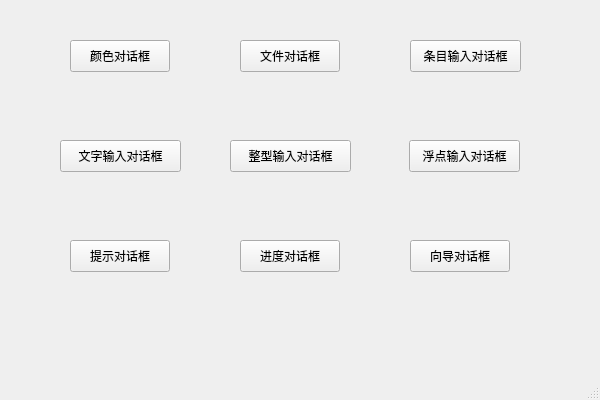
<?xml version="1.0" encoding="UTF-8"?>
<ui version="4.0">
 <class>MainWindow</class>
 <widget class="QMainWindow" name="MainWindow">
  <property name="geometry">
   <rect>
    <x>0</x>
    <y>0</y>
    <width>600</width>
    <height>400</height>
   </rect>
  </property>
  <property name="windowTitle">
   <string>MainWindow</string>
  </property>
  <widget class="QWidget" name="centralwidget">
   <widget class="QPushButton" name="pushButton">
    <property name="geometry">
     <rect>
      <x>70</x>
      <y>40</y>
      <width>100</width>
      <height>32</height>
     </rect>
    </property>
    <property name="text">
     <string>颜色对话框</string>
    </property>
   </widget>
   <widget class="QPushButton" name="pushButton_2">
    <property name="geometry">
     <rect>
      <x>240</x>
      <y>40</y>
      <width>100</width>
      <height>32</height>
     </rect>
    </property>
    <property name="text">
     <string>文件对话框</string>
    </property>
   </widget>
   <widget class="QPushButton" name="pushButton_3">
    <property name="geometry">
     <rect>
      <x>410</x>
      <y>40</y>
      <width>111</width>
      <height>32</height>
     </rect>
    </property>
    <property name="text">
     <string>条目输入对话框</string>
    </property>
   </widget>
   <widget class="QPushButton" name="pushButton_4">
    <property name="geometry">
     <rect>
      <x>60</x>
      <y>140</y>
      <width>121</width>
      <height>32</height>
     </rect>
    </property>
    <property name="text">
     <string>文字输入对话框</string>
    </property>
   </widget>
   <widget class="QPushButton" name="pushButton_5">
    <property name="geometry">
     <rect>
      <x>230</x>
      <y>140</y>
      <width>121</width>
      <height>32</height>
     </rect>
    </property>
    <property name="text">
     <string>整型输入对话框</string>
    </property>
   </widget>
   <widget class="QPushButton" name="pushButton_6">
    <property name="geometry">
     <rect>
      <x>409</x>
      <y>140</y>
      <width>111</width>
      <height>32</height>
     </rect>
    </property>
    <property name="text">
     <string>浮点输入对话框</string>
    </property>
   </widget>
   <widget class="QPushButton" name="pushButton_7">
    <property name="geometry">
     <rect>
      <x>70</x>
      <y>240</y>
      <width>100</width>
      <height>32</height>
     </rect>
    </property>
    <property name="text">
     <string>提示对话框</string>
    </property>
   </widget>
   <widget class="QPushButton" name="pushButton_8">
    <property name="geometry">
     <rect>
      <x>240</x>
      <y>240</y>
      <width>100</width>
      <height>32</height>
     </rect>
    </property>
    <property name="text">
     <string>进度对话框</string>
    </property>
   </widget>
   <widget class="QPushButton" name="pushButton_9">
    <property name="geometry">
     <rect>
      <x>410</x>
      <y>240</y>
      <width>100</width>
      <height>32</height>
     </rect>
    </property>
    <property name="text">
     <string>向导对话框</string>
    </property>
   </widget>
  </widget>
  <widget class="QMenuBar" name="menubar">
   <property name="geometry">
    <rect>
     <x>0</x>
     <y>0</y>
     <width>600</width>
     <height>22</height>
    </rect>
   </property>
  </widget>
  <widget class="QStatusBar" name="statusbar"/>
 </widget>
 <resources/>
 <connections/>
</ui>
